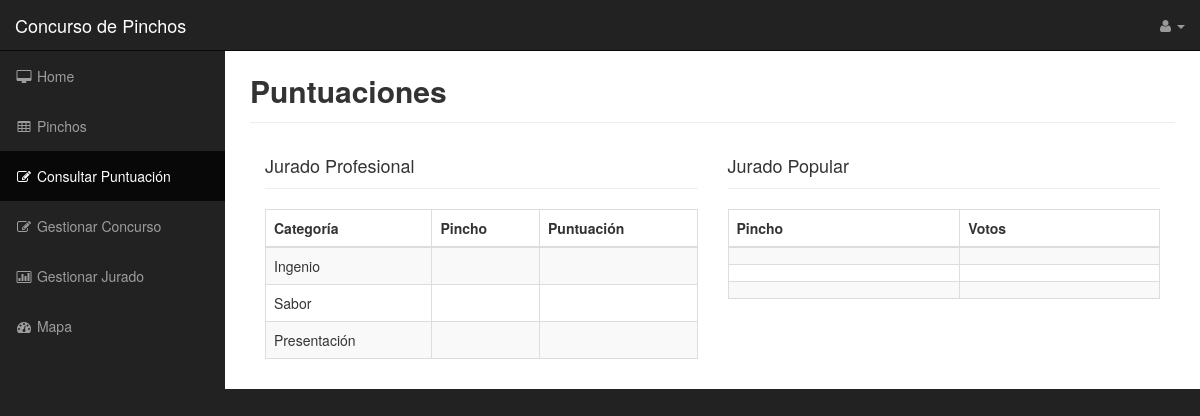
/controlador.php?controller=admins&action=consultarPuntuacion, run on an earlier commit of the app's database.
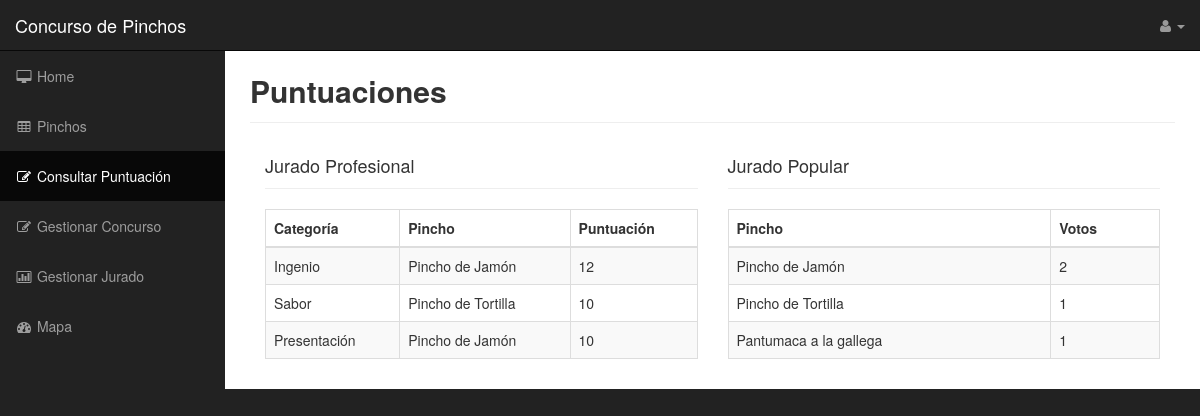
And on a later commit of the database.
### tables this page shows
CREATE TABLE IF NOT EXISTS `Pincho` (
  `idPincho` INT NOT NULL,
  `nombre` VARCHAR(45) NOT NULL,
  `descripcion` VARCHAR(200) NOT NULL,
  `ingredientes` VARCHAR(45) NOT NULL,
  `foto` VARCHAR(45) NULL,
  `precio` VARCHAR(45) NOT NULL,
  `Concurso_nombre` VARCHAR(45) NOT NULL,
  `estado` TINYINT(1) NOT NULL,
  `Establecimiento_nombre` VARCHAR(20) NOT NULL,
  PRIMARY KEY (`idPincho`),
  CONSTRAINT `fk_Pincho_Concurso1`
    FOREIGN KEY (`Concurso_nombre`)
    REFERENCES `Concurso` (`nombre`)
    ON DELETE NO ACTION
    ON UPDATE NO ACTION,
  CONSTRAINT `fk_Pincho_Establecimiento1`
    FOREIGN KEY (`Establecimiento_nombre`)
    REFERENCES `Establecimiento` (`nombre`)
    ON DELETE NO ACTION
    ON UPDATE NO ACTION);

### Controller/AdminsController.php (called while the page is built, shortened)
<?php
	class AdminsController extends BaseController
	{
		public function consultarPuntuacion(){
			$idIngenio = mysql_query("SELECT SUM(puntuacion),Pincho_idPincho FROM voto WHERE categoria = 'ingenio' GROUP BY Pincho_idPincho ORDER BY 1 DESC");
			if ($idIngenio == NULL) {
				$idIngenio = " ";
			} else {
				$idIngenio = mysql_fetch_array($idIngenio);
				$puntuacionIngenio = $idIngenio[0];
				$idIngenio = $idIngenio[1];
				$nombreIngenio = mysql_query("SELECT nombre FROM pincho WHERE idPincho = '$idIngenio'");
				$nombreIngenio = mysql_fetch_array($nombreIngenio);
				$nombreIngenio = $nombreIngenio[0];
			}
			$idSabor = mysql_query("SELECT SUM(puntuacion),Pincho_idPincho FROM voto WHERE categoria = 'sabor' GROUP BY Pincho_idPincho ORDER BY 1 DESC");
			if ($idSabor == NULL) {
				$idSabor = " ";
			} else {
				$idSabor = mysql_fetch_array($idSabor);
				$puntuacionSabor = $idSabor[0];
				$idSabor = $idSabor[1];
				$nombreSabor = mysql_query("SELECT nombre FROM pincho WHERE idPincho = '$idSabor'");
				$nombreSabor = mysql_fetch_array($nombreSabor);
				$nombreSabor = $nombreSabor[0];
			}
			$idPresentacion = mysql_query("SELECT SUM(puntuacion),Pincho_idPincho FROM voto WHERE categoria = 'presentacion' GROUP BY Pincho_idPincho ORDER BY 1 DESC");
			if ($idPresentacion == NULL) {
				$idPresentacion = " ";
			} else {
				$idPresentacion = mysql_fetch_array($idPresentacion);
				$puntuacionPresentacion = $idPresentacion[0];
				$idPresentacion = $idPresentacion[1];
				$nombrePresentacion = mysql_query("SELECT nombre FROM pincho WHERE idPincho = '$idPresentacion'");
				$nombrePresentacion = mysql_fetch_array($nombrePresentacion);
				$nombrePresentacion = $nombrePresentacion[0];
			}
			$pinchosPopular = mysql_query("SELECT SUM(puntuacion),Pincho_idPincho,nombre FROM voto,pincho WHERE categoria = 'popular' AND idPincho = Pincho_idPincho GROUP BY Pincho_idPincho ORDER BY 1 DESC");
			$cont = 0;
			while($cont<=2 && $pinchos = mysql_fetch_array($pinchosPopular)){
				$nombresPopular[$cont] = $pinchos[2];
				$votosPopular[$cont] = $pinchos[0];
				$cont++;
			}
			require_once(__DIR__."/../View/Admins/consultarPuntuacion.php");
		}
	}
?>

### controlador.php (called while the page is built, shortened)
<?php
	function run() {
	  try {
		$controller = loadController($_GET["controller"]);
		$actionName = $_GET["action"];
		$controller->$actionName();
	  } catch(Exception $ex) {
		die("An exception occured!!!!!".$ex->getMessage());
	  }
	}
	function loadController($controllerName) {
	  return new $controllerClassName();
	}
	run();
?>

### View/Admins/consultarPuntuacion.php (the view, shortened to what this page needs)
<?php
	$usuario=$_SESSION['usuario'];
?>
<!DOCTYPE html>
<html lang="en">
<head>
    <link href="$_SERVER['DOCUMENT_ROOT']./../webroot/css/bootstrap.min.css" rel="stylesheet">
    <link href="$_SERVER['DOCUMENT_ROOT']./../webroot/css/sb-admin.css" rel="stylesheet">
    <link href="$_SERVER['DOCUMENT_ROOT']./../webroot/font-awesome-4.1.0/css/font-awesome.min.css" rel="stylesheet" type="text/css">
</head>
<body>
    <div id="wrapper">
        <nav class="navbar navbar-inverse navbar-fixed-top" role="navigation">
            <div class="navbar-header">
                <a class="navbar-brand" href="index.html">Concurso de Pinchos</a>
            </div>
            <ul class="nav navbar-right top-nav">
                <li class="dropdown">
                    <a href="#" class="dropdown-toggle" data-toggle="dropdown"><i class="fa fa-user"></i> <?php echo $usuario; ?> <b class="caret"></b></a>
                </li>
            </ul>
            <div class="collapse navbar-collapse navbar-ex1-collapse">
                <ul class="nav navbar-nav side-nav">
					<li>
                        <a href="./View/Admins/homeAdmin.php"><i class="fa fa-fw fa-desktop"></i> Home</a>
                    </li>
					<li>
                        <a href="../../controlador.php?controller=admins&amp;action=validarPincho"><i class="fa fa-fw fa-table"></i> Pinchos</a>
                    </li>
                    <li class="active">
                        <a href="../../controlador.php?controller=admins&amp;action=consultarPuntuacion"><i class="fa fa-fw fa-edit"></i> Consultar Puntuación</a>
                    </li>
                    <li>
                        <a href="#"><i class="fa fa-fw fa-edit"></i> Gestionar Concurso</a>
                    </li>
                   	<li>
                        <a href="#"><i class="fa fa-fw fa-bar-chart-o"></i> Gestionar Jurado</a>
                    </li>
                    <li>
                        <a href="#"><i class="fa fa-fw fa-dashboard"></i> Mapa</a>
                    </li>
                </ul>
            </div>
        </nav>
        <div id="page-wrapper">
            <div class="container-fluid">
                <div class="row">
                    <div class="col-lg-12">
						<div class="page-header">
                        	<span style="font-size:30px"><strong> Puntuaciones </strong></span>
                        </div>
                        <div class="col-lg-6">
                            <div class="page-header">
                                <span style="font-size:18px"> Jurado Profesional </span>
                            </div>
                            <div class="table-responsive">
                                <table class="table table-bordered table-hover table-striped">
                                    <thead>
                                        <tr>
                                            <th>Categoría</th>
                                            <th>Pincho</th>
                                            <th>Puntuación</th>
                                        </tr>
                                    </thead>
                                    <tbody>
                                        <tr>
                                            <td>Ingenio</td>
                                            <td><?php echo $nombreIngenio; ?></td>
                                            <td><?php echo $puntuacionIngenio; ?></td>
                                        </tr>
                                        <tr>
                                            <td>Sabor</td>
                                            <td><?php echo $nombreSabor; ?></td>
                                            <td><?php echo $puntuacionSabor; ?></td>
                                        </tr>
                                        <tr>
                                            <td>Presentación</td>
                                            <td><?php echo $nombrePresentacion; ?></td>
                                            <td><?php echo $puntuacionPresentacion; ?></td>
                                        </tr>
                                    </tbody>
                                </table>
                            </div>
                        </div>
                        <div class="col-lg-6">
                            <div class="page-header">
                                <span style="font-size:18px"> Jurado Popular </span>
                            </div>
                            <div class="table-responsive">
                                <table class="table table-bordered table-hover table-striped">
                                    <thead>
                                        <tr>
                                            <th>Pincho</th>
                                            <th>Votos</th>
                                        </tr>
                                    </thead>
                                    <tbody>
                                        <tr>
                                            <td><?php echo $nombresPopular[0]; ?></td>
                                            <td><?php echo $votosPopular[0]; ?></td>
                                        </tr>
                                        <tr>
                                            <td><?php echo $nombresPopular[1]; ?></td>
                                            <td><?php echo $votosPopular[1]; ?></td></tr>
                                        <tr>
                                            <td><?php echo $nombresPopular[2]; ?></td>
                                            <td><?php echo $votosPopular[2]; ?></td>
                                        </tr>
                                    </tbody>
                                </table>
                            </div>
                        </div>
                    </div>
                </div>
            </div>
        </div>
    </div>
</body>
</html>

### webroot/css/sb-admin.css (style rules this page uses)
body { margin-top: 100px; background-color: #222; }
@media (min-width:768px) { body { margin-top: 50px; } }
#wrapper { padding-left: 0; }
#page-wrapper { width: 100%; padding: 0; background-color: #fff; }
@media (min-width:768px) { #wrapper { padding-left: 225px; } }
@media (min-width:768px) { #page-wrapper { padding: 10px; } }
.top-nav { padding: 0 15px; }
.top-nav>li { display: inline-block; float: left; }
.top-nav>li>a { padding-top: 15px; padding-bottom: 15px; line-height: 20px; color: #999; }
@media (min-width:768px) { .side-nav { position: fixed; top: 51px; left: 225px; width: 225px; margin-left: -225px; border: none; border-radius: 0; overflow-y: auto; background-color: #222; } }
@media (min-width:768px) { .side-nav>li>a { width: 225px; } }

What changed in the data, as far as the page shows it:
added pincho: nombre "Pincho de Jamón"
now on this page (row edited): pincho: nombre "Pincho de Tortilla"
Also different on the page:
$puntuacionIngenio: (not shown) → "12"
$puntuacionSabor: (not shown) → "10"
$puntuacionPresentacion: (not shown) → "10"
$nombresPopular[0]: (not shown) → "Pincho de Jamón"
$votosPopular[0]: (not shown) → "2"
$nombresPopular[1]: (not shown) → "Pincho de Tortilla"
$votosPopular[1]: (not shown) → "1"
$nombresPopular[2]: (not shown) → "Pantumaca a la gallega"
$votosPopular[2]: (not shown) → "1"
